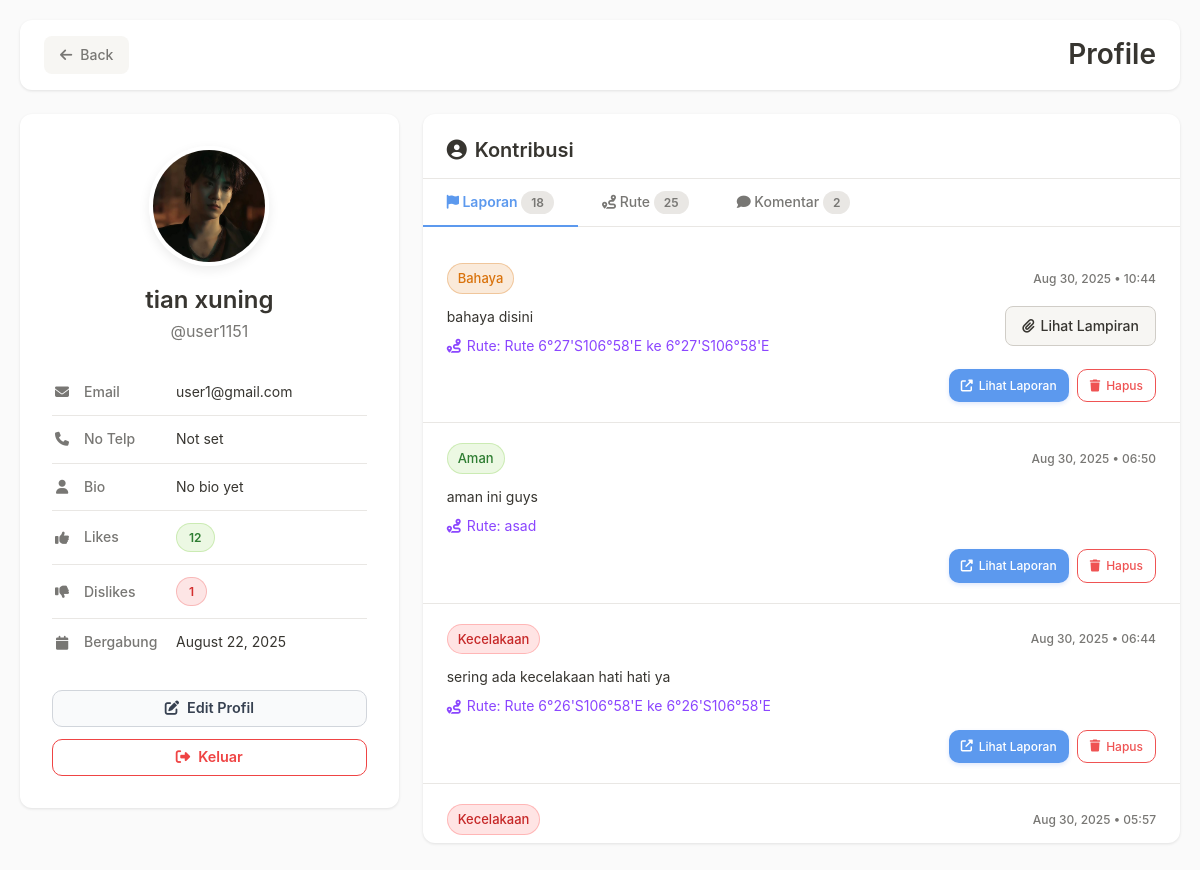
/main/profile/index.php (signed in), run on the app's committed database.
### tables this page shows
CREATE TABLE `users` (
  `id` int NOT NULL,
  `name` varchar(100) NOT NULL,
  `username` varchar(50) NOT NULL,
  `email` varchar(100) NOT NULL,
  `password` varchar(255) NOT NULL,
  `role` enum('user','admin') DEFAULT 'user',
  `avatar` varchar(255) DEFAULT NULL,
  `phone_number` varchar(20) DEFAULT NULL,
  `bio` text,
  `reputation_score` int DEFAULT '0',
  `created_at` timestamp NULL DEFAULT CURRENT_TIMESTAMP,
  `updated_at` timestamp NULL DEFAULT CURRENT_TIMESTAMP ON UPDATE CURRENT_TIMESTAMP,
  `reset_token` varchar(255) DEFAULT NULL,
  `reset_expires` datetime DEFAULT NULL,
  `is_verified` tinyint(1) DEFAULT '0',
  `verify_token` varchar(255) DEFAULT NULL,
  `login_provider` varchar(50) DEFAULT 'email',
  `token_expires` datetime DEFAULT NULL
);

CREATE TABLE `reports` (
  `id` int NOT NULL,
  `user_id` int NOT NULL,
  `route_id` int NOT NULL,
  `latitude` decimal(10,8) NOT NULL,
  `longitude` decimal(11,8) NOT NULL,
  `type` enum('crime','accident','hazard','safe_spot','other') NOT NULL,
  `description` text NOT NULL,
  `photo_url` varchar(255) DEFAULT NULL,
  `file_name` varchar(255) DEFAULT NULL,
  `mime_type` varchar(100) DEFAULT NULL,
  `created_at` timestamp NULL DEFAULT CURRENT_TIMESTAMP,
  `edited_at` timestamp NULL DEFAULT NULL,
  `edit_count` int DEFAULT '0',
  `updated_at` timestamp NULL DEFAULT CURRENT_TIMESTAMP ON UPDATE CURRENT_TIMESTAMP
);

CREATE TABLE `routes` (
  `id` int NOT NULL,
  `created_by` int NOT NULL,
  `start_latitude` decimal(10,8) NOT NULL,
  `start_longitude` decimal(11,8) NOT NULL,
  `end_latitude` decimal(10,8) NOT NULL,
  `end_longitude` decimal(11,8) NOT NULL,
  `name` varchar(255) DEFAULT NULL,
  `polyline` json DEFAULT NULL,
  `created_at` timestamp NULL DEFAULT CURRENT_TIMESTAMP,
  `updated_at` timestamp NULL DEFAULT CURRENT_TIMESTAMP ON UPDATE CURRENT_TIMESTAMP
);

### main/profile/index.php (the view, shortened to what this page needs)
<?php
include "../../connection.php";
if (isset($_GET['id'])) {
  $viewed_user_id = intval($_GET['id']);
  $stmt = $conn->prepare("SELECT name, username, email, avatar, phone_number, bio, reputation_score, created_at
  FROM users WHERE id = ?");
  $stmt->bind_param("i", $viewed_user_id);
  $stmt->execute();
  $result = $stmt->get_result();
  if ($result->num_rows === 0) {
    header("Location: index.php");
    exit;
  }
  $user = $result->fetch_assoc();
  $stmt->close();
  $stmt = $conn->prepare("SELECT r.id, r.type, r.description, r.photo_url, r.created_at, rt.name as route_name
  FROM reports r
  LEFT JOIN routes rt ON r.route_id = rt.id
  WHERE r.user_id = ?
  ORDER BY r.created_at DESC");
  $stmt->bind_param("i", $viewed_user_id);
  $stmt->execute();
  $reports = $stmt->get_result();
  $stmt->close();
  $stmt = $conn->prepare("SELECT id, name, start_latitude, start_longitude, end_latitude, end_longitude, created_at
  FROM routes WHERE created_by = ? ORDER BY created_at DESC");
  $stmt->bind_param("i", $viewed_user_id);
  $stmt->execute();
  $routes = $stmt->get_result();
  $stmt->close();
  $stmt = $conn->prepare("SELECT c.id, c.report_id, c.content, c.created_at, r.type as report_type
  FROM comments c
  JOIN reports r ON c.report_id = r.id
  WHERE c.user_id = ?
  ORDER BY c.created_at DESC");
  $stmt->bind_param("i", $viewed_user_id);
  $stmt->execute();
  $comments = $stmt->get_result();
  $stmt->close();
  $is_own_profile = isset($_SESSION['user_id']) && $_SESSION['user_id'] == $viewed_user_id;
} else {
  $viewed_user_id = $_SESSION['user_id'];
  $is_own_profile = true;
  $stmt = $conn->prepare("SELECT r.id, r.type, r.description, r.photo_url, r.created_at, rt.name as route_name
  FROM reports r
  LEFT JOIN routes rt ON r.route_id = rt.id
  WHERE r.user_id = ?
  ORDER BY r.created_at DESC");
  $stmt->bind_param("i", $viewed_user_id);
  $stmt->execute();
  $reports = $stmt->get_result();
  $stmt = $conn->prepare("SELECT id, name, start_latitude, start_longitude, end_latitude, end_longitude, created_at
  FROM routes WHERE created_by = ? ORDER BY created_at DESC");
  $stmt->bind_param("i", $viewed_user_id);
  $stmt->execute();
  $routes = $stmt->get_result();
  $stmt = $conn->prepare("SELECT c.id, c.report_id, c.content, c.created_at, r.type as report_type
  FROM comments c
  JOIN reports r ON c.report_id = r.id
  WHERE c.user_id = ?
  ORDER BY c.created_at DESC");
  $stmt->bind_param("i", $viewed_user_id);
  $stmt->execute();
  $comments = $stmt->get_result();
}
$stmt = $conn->prepare("SELECT name, username, email, avatar, phone_number, bio, reputation_score, created_at
FROM users WHERE id = ?");
$stmt->bind_param("i", $viewed_user_id);
$stmt->execute();
$result = $stmt->get_result();
$user = $result->fetch_assoc();
$stmt = $conn->prepare("SELECT
SUM(CASE WHEN l.value = 1 THEN 1 ELSE 0 END) as total_likes,
SUM(CASE WHEN l.value = -1 THEN 1 ELSE 0 END) as total_dislikes
FROM likes l
JOIN reports r ON l.report_id = r.id
WHERE r.user_id = ?");
$stmt->bind_param("i", $viewed_user_id);
$stmt->execute();
$likes_result = $stmt->get_result();
$likes_data = $likes_result->fetch_assoc();
$total_likes = $likes_data['total_likes'] ?? 0;
$total_dislikes = $likes_data['total_dislikes'] ?? 0;
?>
<!DOCTYPE html>
<html lang="en">
<head>
  <link href="https://cdn.jsdelivr.net/npm/bootstrap@5.3.2/dist/css/bootstrap.min.css" rel="stylesheet">
  <link href="https://cdnjs.cloudflare.com/ajax/libs/font-awesome/6.4.0/css/all.min.css" rel="stylesheet">
</head>
<body>
  <div class="container-fluid">
    <div class="header">
      <a href="../" class="back-btn">
        <i class="fas fa-arrow-left"></i>
        Back
      </a>
      <h1 class="page-title">Profile <?php echo !$is_own_profile ? ' - ' . htmlspecialchars($user['name']) : ''; ?></h1>
    </div>
    <div class="main-layout">
      <div class="profile-card">
        <div class="text-center">
          <div class="avatar-container">
            <img src="../../uploads/<?php echo rawurlencode($user['avatar']); ?>"
            class="avatar"
            alt="Avatar">
          </div>
          <h2 class="user-name"><?php echo htmlspecialchars($user['name']); ?></h2>
          <p class="username">@<?php echo htmlspecialchars($user['username']); ?></p>
        </div>
        <div class="user-info">
          <div class="info-item">
            <div class="info-icon"><i class="fas fa-envelope"></i></div>
            <div class="info-label">Email</div>
            <div class="info-value"><?php echo htmlspecialchars($user['email']); ?></div>
          </div>
          <div class="info-item">
            <div class="info-icon"><i class="fas fa-phone"></i></div>
            <div class="info-label">No Telp</div>
            <div class="info-value"><?php echo $user['phone_number'] ?: 'Not set'; ?></div>
          </div>
          <div class="info-item">
            <div class="info-icon"><i class="fas fa-user"></i></div>
            <div class="info-label">Bio</div>
            <div class="info-value"><?php echo $user['bio'] ?: 'No bio yet'; ?></div>
          </div>
          <div class="info-item">
            <div class="info-icon"><i class="fas fa-thumbs-up"></i></div>
            <div class="info-label">Likes</div>
            <div class="info-value">
              <span class="reputation-badge" style="background: rgba(130, 205, 71, 0.15);
              color: #2e7d32;
              border: 1px solid rgba(130, 205, 71, 0.3);">
              <?php echo $total_likes; ?>
            </span>
          </div>
        </div>
        <div class="info-item">
          <div class="info-icon"><i class="fas fa-thumbs-down"></i></div>
          <div class="info-label">Dislikes</div>
          <div class="info-value">
            <span class="reputation-badge" style="background: rgba(239, 83, 83, 0.15);
            color: #d32f2f;
            border: 1px solid rgba(239, 83, 83, 0.3);">
            <?php echo $total_dislikes; ?>
          </span>
        </div>
      </div>
      <div class="info-item">
        <div class="info-icon"><i class="fas fa-calendar"></i></div>
        <div class="info-label">Bergabung</div>
        <div class="info-value"><?php echo date("F j, Y", strtotime($user['created_at'])); ?></div>
      </div>
    </div>
    <div class="action-buttons">
      <?php if ($is_own_profile): ?>
      <a href="edit_profile.php" class="btn-edit-profile">
        <i class="fas fa-edit"></i> Edit Profil
      </a>
      <a href="../../auth/logout.php" class="btn-logout">
        <i class="fas fa-sign-out-alt"></i> Keluar
      </a>
      <?php endif; ?>
    </div>
  </div>
  <div class="reports-section">
    <div class="reports-header">
      <h3 class="reports-title">
        <i class="fas fa-user-circle"></i>
        Kontribusi
      </h3>
    </div>
    <div class="content-tabs">
      <button class="tab-btn active" data-tab="reports">
        <i class="fas fa-flag"></i> Laporan
        <span class="reports-count"><?php echo $reports->num_rows; ?></span>
      </button>
      <button class="tab-btn" data-tab="routes">
        <i class="fas fa-route"></i> Rute
        <span class="reports-count"><?php echo $routes->num_rows; ?></span>
      </button>
      <button class="tab-btn" data-tab="comments">
        <i class="fas fa-comment"></i> Komentar
        <span class="reports-count"><?php echo $comments->num_rows; ?></span>
      </button>
    </div>
    <div class="tab-content active" id="reports-tab">
      <?php if ($reports->num_rows > 0): ?>
      <div class="reports-list">
        <?php while ($report = $reports->fetch_assoc()): ?>
        <div class="report-item">
          <div class="report-header">
            <?php
            $type_map = [
            'crime' => 'Kejahatan',
            'accident' => 'Kecelakaan',
            'hazard' => 'Bahaya',
            'safe_spot' => 'Aman',
            'other' => 'Lainnya'
            ];
            ?>
            <span class="report-type-badge <?php echo $report['type']; ?>">
              <?php echo $type_map[$report['type']] ?? ucfirst($report['type']); ?>
            </span>
            <span class="report-date">
              <?php echo date("M d, Y • H:i", strtotime($report['created_at'])); ?>
            </span>
          </div>
          <div class="report-content">
            <div>
              <p class="report-description">
                <?php echo nl2br(htmlspecialchars($report['description'])); ?>
              </p>
              <?php if (!empty($report['route_name'])): ?>
              <div class="route-info" style="margin-top: 8px;">
                <i class="fas fa-route" style="color: #8b46ff;"></i>
                <span style="font-size: 14px; color: #8b46ff;">
                  Rute: <?php echo htmlspecialchars($report['route_name']); ?>
                </span>
              </div>
              <?php endif; ?>
            </div>
            <?php if ($report['photo_url']): ?>
            <button class="btn-view-attachment"
            data-image-url="../../uploads/<?php echo rawurlencode($report['photo_url']); ?>">
            <i class="fas fa-paperclip"></i> Lihat Lampiran
          </button>
          <?php endif; ?>
        </div>
        <div style="margin-top: 12px; text-align: right; display: flex; justify-content: flex-end;">
          <a href="../index.php?report_id=<?php echo $report['id']; ?>"
            class="btn-primary-custom me-2"
            style="padding: 6px 12px; font-size: 12px; margin-left: 8px;">
            <i class="fas fa-external-link-alt"></i> Lihat Laporan
          </a>
          <?php if ($is_own_profile): ?>
          <form method="POST" onsubmit="return confirm('Apakah Anda yakin ingin menghapus laporan ini?');">
            <button type="submit" name="delete_report" class="btn-secondary-custom" style="padding: 6px 12px; font-size: 12px;">
              <i class="fas fa-trash"></i> Hapus
            </button>
          </form>
          <?php endif; ?>
        </div>
      </div>
      <?php endwhile; ?>
    </div>
    <?php endif; ?>
  </div>
</body>
</html>

### data on the page
users: avatar (picture), name "tian xuning", username "user1151", email "user1@gmail.com", phone_number "Not set", bio "No bio yet", created_at "August 22, 2025"
reports: type "Bahaya", created_at "Aug 30, 2025 • 10:44", description "bahaya disini", route.name "Rute 6°27'S106°58'E ke 6°27'S106°58'E"
reports: type "Aman", created_at "Aug 30, 2025 • 06:50", description "aman ini guys", route.name "asad"
reports: type "Kecelakaan", created_at "Aug 30, 2025 • 06:44", description "sering ada kecelakaan hati hati ya", route.name "Rute 6°26'S106°58'E ke 6°26'S106°58'E"
reports: type "Kecelakaan", created_at "Aug 30, 2025 • 05:57"

### other printed values
$total_likes "12"
$total_dislikes "1"
$reports->num_rows "18"
$routes->num_rows "25"
$comments->num_rows "2"
